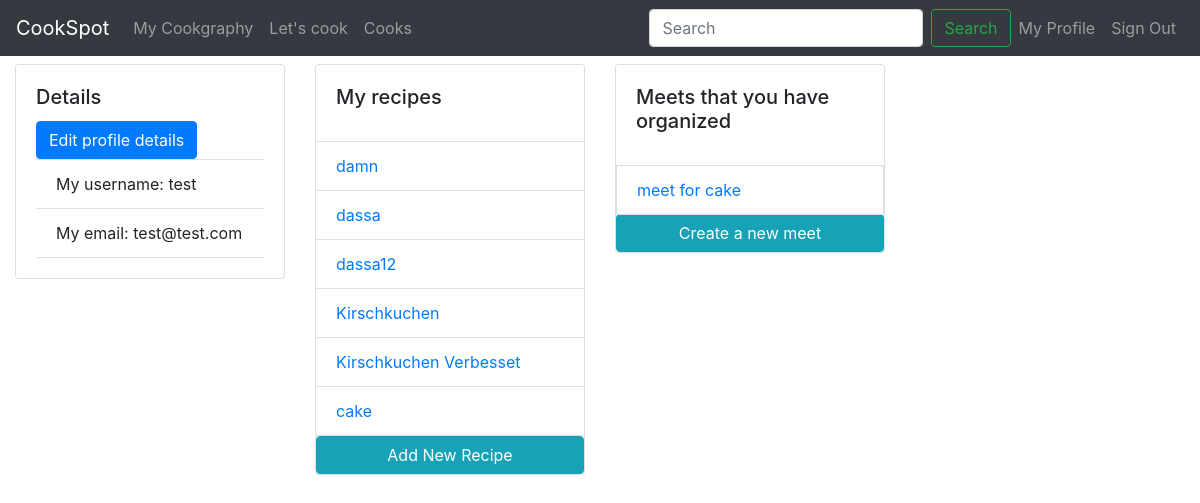
The app's page /test/myprofile/, older data.
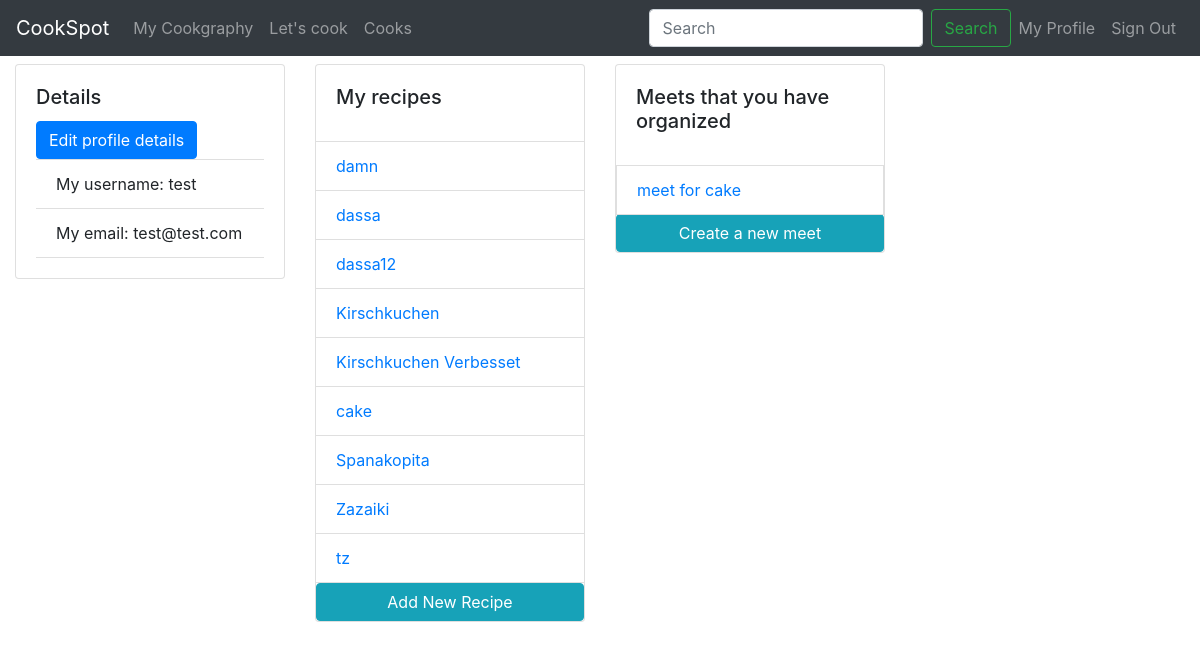
The same page, newer data.
### CookSpot/models.py (models this page shows, shortened)
class Recipe(models.Model):
    user = models.ForeignKey(User, on_delete=models.CASCADE)
    name = models.CharField(max_length=254)
    description = models.TextField()
    image = models.URLField()
    tags = models.CharField(max_length=254)
    difficulty = models.CharField(max_length=254)
    preparationtime = models.CharField(max_length=254)
    cookingtime = models.CharField(max_length=254)
    instructions = models.TextField()

class Meets(models.Model):
    user = models.ForeignKey(User, on_delete=models.CASCADE)
    recipe = models.ForeignKey(Recipe, on_delete=models.CASCADE)
    name = models.CharField(max_length=254)
    date = models.DateField()
    desc = models.TextField()

### CookSpot/views.py (the view)
# urls.py: path("<str:User_username>/myprofile/", views.profile, name="myprofile"),
def profile(response,User_username):
    user = User.objects.get(username=User_username)
    return render(response, "user.html", {'user': user})

### templates/user.html (shortened to what this page needs)
{% extends "index.html" %}
{% block content %}
<div class="row py-2">
    <div class="col-sm-12 col-md-3 ">
        <div class="card">
            <div class="card-body">
                <h5 class="card-title">Details</h5>
                <button type="button" class="btn btn-primary" data-toggle="modal" data-target="#exampleModal">Edit profile details</button>
            <ul class="list-group list-group-flush" id="detailsList">
              <li class="list-group-item">My username: {{user.username}}</li>
              <li class="list-group-item">My email: {{user.email}}</li>
            </ul>
          </div>
        </div>
    </div>
    <div class="col-sm-12 col-md-3 ">
        <div class="card">
            <div class="card-body">
                <h5 class="card-title">My recipes</h5>
              </div>
            <ul class="list-group list-group-flush">
              {% for recipe in user.recipe_set.all %}
                <li class="list-group-item"><a href="/{{user.username}}/recipe/{{recipe.name}}">{{recipe.name}}</a></li>
              {% endfor %}
            </ul>
            <a href="/{{user.username}}/newrecipe/" class="btn btn-info" role="button">Add New Recipe</a>
          </div>
    </div>
    <div class="col-sm-12 col-md-3 ">
        <div class="card">
            <div class="card-body">
                <h5 class="card-title">Meets that you have organized</h5>
              </div>
            {% for meet in user.meets_set.all %}
                <li class="list-group-item"><a href="/{{user.username}}/meet/{{meet.name}}">{{meet.name}}</a></li>
              {% endfor %}
            <a href="/{{user.username}}/newmeet/" class="btn btn-info" role="button">Create a new meet</a>
          </div>
    </div>
{% endblock %}

### templates/index.html (shortened to what this page needs)
<!DOCTYPE html>
<html>
    <head>
        <link rel="stylesheet" href="https://maxcdn.bootstrapcdn.com/bootstrap/4.0.0/css/bootstrap.min.css">
    </head>
    <body>
        <nav class="navbar navbar-expand-md navbar-dark bg-dark">
            <a class="navbar-brand" href="/homepage">CookSpot</a>
            <div class="collapse navbar-collapse" id="navbarNav">
              <ul class="navbar-nav">
                <li class="nav-item">
                  <a class="nav-link" href="#">My Cookgraphy </a>
                </li>
                <li class="nav-item">
                  <a class="nav-link" href="#df">Let's cook</a>
                </li>
                <li class="nav-item">
                  <a class="nav-link" href="/users">Cooks</a>
                </li>
              </ul>
            </div>
            <div class="collapse navbar-collapse justify-content-end" id="navbarNav">
              <form  class="form-inline" class="text-right">
                <input class="form-control mr-sm-2" type="search" placeholder="Search" aria-label="Search">
                <button class="btn btn-outline-success my-2 my-sm-0" type="submit">Search</button>
              </form>
              <ul class="navbar-nav" >
                <li class="nav-item">
                  <a class="nav-link" href="#">My Profile</a>
                </li>
                <li class="nav-item">
                  <a class="nav-link" href="#">Sign Out</a>
                </li>
              </ul>
            </div>
        </nav>
        <div class="container-fluid">
            {% block content %}{% endblock %}
        </div>
</html>

Row changes from the older to the newer data that the page shows:
added Recipe: name "Spanakopita"
added Recipe: name "Zazaiki"
added Recipe: name "tz"
